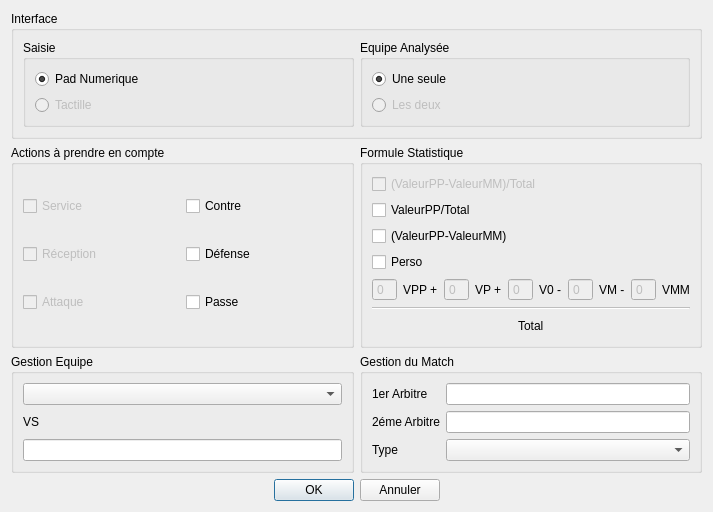
<?xml version="1.0" encoding="UTF-8"?>
<ui version="4.0">
 <class>FenetreLancement</class>
 <widget class="QDialog" name="FenetreLancement">
  <property name="geometry">
   <rect>
    <x>0</x>
    <y>0</y>
    <width>713</width>
    <height>499</height>
   </rect>
  </property>
  <property name="windowTitle">
   <string>Configuration du Match</string>
  </property>
  <layout class="QGridLayout" name="gridLayout_14">
   <item row="0" column="0" colspan="2">
    <widget class="QGroupBox" name="groupBox_5">
     <property name="title">
      <string>Interface</string>
     </property>
     <layout class="QGridLayout" name="gridLayout_12">
      <item row="0" column="0">
       <widget class="QGroupBox" name="groupBox_6">
        <property name="title">
         <string>Saisie</string>
        </property>
        <layout class="QGridLayout" name="gridLayout_11">
         <item row="0" column="0">
          <widget class="QRadioButton" name="radioButton">
           <property name="text">
            <string>Pad Numerique</string>
           </property>
           <property name="checked">
            <bool>true</bool>
           </property>
          </widget>
         </item>
         <item row="1" column="0">
          <widget class="QRadioButton" name="radioButton_2">
           <property name="enabled">
            <bool>false</bool>
           </property>
           <property name="text">
            <string>Tactille</string>
           </property>
          </widget>
         </item>
        </layout>
       </widget>
      </item>
      <item row="0" column="1">
       <widget class="QGroupBox" name="groupBox_7">
        <property name="title">
         <string>Equipe Analysée</string>
        </property>
        <layout class="QGridLayout" name="gridLayout_10">
         <item row="0" column="0">
          <widget class="QRadioButton" name="radioButton_3">
           <property name="text">
            <string>Une seule</string>
           </property>
           <property name="checked">
            <bool>true</bool>
           </property>
          </widget>
         </item>
         <item row="1" column="0">
          <widget class="QRadioButton" name="radioButton_4">
           <property name="enabled">
            <bool>false</bool>
           </property>
           <property name="text">
            <string>Les deux</string>
           </property>
          </widget>
         </item>
        </layout>
       </widget>
      </item>
     </layout>
    </widget>
   </item>
   <item row="1" column="0">
    <widget class="QGroupBox" name="groupBox">
     <property name="title">
      <string>Actions à prendre en compte</string>
     </property>
     <layout class="QGridLayout" name="gridLayout_5">
      <item row="1" column="0">
       <widget class="QCheckBox" name="checkBox">
        <property name="enabled">
         <bool>false</bool>
        </property>
        <property name="text">
         <string>Service</string>
        </property>
       </widget>
      </item>
      <item row="2" column="0">
       <widget class="QCheckBox" name="checkBox_2">
        <property name="enabled">
         <bool>false</bool>
        </property>
        <property name="text">
         <string>Réception </string>
        </property>
       </widget>
      </item>
      <item row="3" column="0">
       <widget class="QCheckBox" name="checkBox_3">
        <property name="enabled">
         <bool>false</bool>
        </property>
        <property name="text">
         <string>Attaque</string>
        </property>
        <property name="tristate">
         <bool>false</bool>
        </property>
       </widget>
      </item>
      <item row="3" column="1">
       <widget class="QCheckBox" name="checkBox_6">
        <property name="text">
         <string>Passe</string>
        </property>
       </widget>
      </item>
      <item row="2" column="1">
       <widget class="QCheckBox" name="checkBox_5">
        <property name="text">
         <string>Défense</string>
        </property>
       </widget>
      </item>
      <item row="1" column="1">
       <widget class="QCheckBox" name="checkBox_4">
        <property name="text">
         <string>Contre</string>
        </property>
       </widget>
      </item>
     </layout>
    </widget>
   </item>
   <item row="1" column="1">
    <widget class="QGroupBox" name="groupBox_2">
     <property name="title">
      <string>Formule Statistique</string>
     </property>
     <layout class="QGridLayout" name="gridLayout_9">
      <item row="1" column="0">
       <widget class="QCheckBox" name="checkBox_8">
        <property name="text">
         <string>ValeurPP/Total</string>
        </property>
       </widget>
      </item>
      <item row="3" column="0">
       <widget class="QCheckBox" name="checkBox_9">
        <property name="text">
         <string>(ValeurPP-ValeurMM)</string>
        </property>
       </widget>
      </item>
      <item row="4" column="0">
       <widget class="QCheckBox" name="checkBox_10">
        <property name="text">
         <string>Perso</string>
        </property>
       </widget>
      </item>
      <item row="5" column="0">
       <layout class="QGridLayout" name="gridLayout_8">
        <item row="0" column="0">
         <layout class="QGridLayout" name="gridLayout_6">
          <item row="0" column="0">
           <widget class="QSpinBox" name="spinBox">
            <property name="enabled">
             <bool>false</bool>
            </property>
            <property name="buttonSymbols">
             <enum>QAbstractSpinBox::NoButtons</enum>
            </property>
           </widget>
          </item>
          <item row="0" column="1">
           <widget class="QLabel" name="label">
            <property name="enabled">
             <bool>true</bool>
            </property>
            <property name="text">
             <string>VPP +</string>
            </property>
           </widget>
          </item>
          <item row="0" column="2">
           <widget class="QSpinBox" name="spinBox_2">
            <property name="enabled">
             <bool>false</bool>
            </property>
            <property name="buttonSymbols">
             <enum>QAbstractSpinBox::NoButtons</enum>
            </property>
           </widget>
          </item>
          <item row="0" column="3">
           <widget class="QLabel" name="label_2">
            <property name="enabled">
             <bool>true</bool>
            </property>
            <property name="text">
             <string>VP +</string>
            </property>
           </widget>
          </item>
          <item row="0" column="4">
           <widget class="QSpinBox" name="spinBox_3">
            <property name="enabled">
             <bool>false</bool>
            </property>
            <property name="buttonSymbols">
             <enum>QAbstractSpinBox::NoButtons</enum>
            </property>
           </widget>
          </item>
          <item row="0" column="5">
           <widget class="QLabel" name="label_4">
            <property name="enabled">
             <bool>true</bool>
            </property>
            <property name="text">
             <string>V0 -</string>
            </property>
           </widget>
          </item>
          <item row="0" column="6">
           <widget class="QSpinBox" name="spinBox_4">
            <property name="enabled">
             <bool>false</bool>
            </property>
            <property name="buttonSymbols">
             <enum>QAbstractSpinBox::NoButtons</enum>
            </property>
           </widget>
          </item>
          <item row="0" column="7">
           <widget class="QLabel" name="label_5">
            <property name="enabled">
             <bool>true</bool>
            </property>
            <property name="text">
             <string>VM -</string>
            </property>
           </widget>
          </item>
          <item row="0" column="8">
           <widget class="QSpinBox" name="spinBox_5">
            <property name="enabled">
             <bool>false</bool>
            </property>
            <property name="buttonSymbols">
             <enum>QAbstractSpinBox::NoButtons</enum>
            </property>
           </widget>
          </item>
          <item row="0" column="9">
           <widget class="QLabel" name="label_6">
            <property name="enabled">
             <bool>true</bool>
            </property>
            <property name="text">
             <string>VMM</string>
            </property>
           </widget>
          </item>
         </layout>
        </item>
        <item row="1" column="0">
         <widget class="Line" name="line">
          <property name="enabled">
           <bool>false</bool>
          </property>
          <property name="orientation">
           <enum>Qt::Horizontal</enum>
          </property>
         </widget>
        </item>
        <item row="2" column="0">
         <layout class="QGridLayout" name="gridLayout_7">
          <item row="0" column="0">
           <spacer name="horizontalSpacer_3">
            <property name="orientation">
             <enum>Qt::Horizontal</enum>
            </property>
            <property name="sizeHint" stdset="0">
             <size>
              <width>40</width>
              <height>20</height>
             </size>
            </property>
           </spacer>
          </item>
          <item row="0" column="1">
           <widget class="QLabel" name="label_7">
            <property name="enabled">
             <bool>true</bool>
            </property>
            <property name="text">
             <string>Total</string>
            </property>
           </widget>
          </item>
          <item row="0" column="2">
           <spacer name="horizontalSpacer_4">
            <property name="orientation">
             <enum>Qt::Horizontal</enum>
            </property>
            <property name="sizeHint" stdset="0">
             <size>
              <width>40</width>
              <height>20</height>
             </size>
            </property>
           </spacer>
          </item>
         </layout>
        </item>
       </layout>
      </item>
      <item row="0" column="0">
       <widget class="QCheckBox" name="checkBox_7">
        <property name="enabled">
         <bool>false</bool>
        </property>
        <property name="text">
         <string>(ValeurPP-ValeurMM)/Total</string>
        </property>
       </widget>
      </item>
     </layout>
    </widget>
   </item>
   <item row="2" column="0">
    <widget class="QGroupBox" name="groupBox_3">
     <property name="title">
      <string>Gestion Equipe</string>
     </property>
     <layout class="QGridLayout" name="gridLayout_3">
      <item row="0" column="0">
       <layout class="QGridLayout" name="gridLayout_2">
        <item row="0" column="0">
         <widget class="QComboBox" name="comboBox">
          <property name="minimumSize">
           <size>
            <width>111</width>
            <height>20</height>
           </size>
          </property>
         </widget>
        </item>
        <item row="2" column="0">
         <widget class="QLineEdit" name="lineEdit"/>
        </item>
        <item row="1" column="0">
         <widget class="QLabel" name="label_3">
          <property name="text">
           <string>VS</string>
          </property>
         </widget>
        </item>
       </layout>
      </item>
     </layout>
     <zorder></zorder>
    </widget>
   </item>
   <item row="2" column="1">
    <widget class="QGroupBox" name="groupBox_8">
     <property name="title">
      <string>Gestion du Match </string>
     </property>
     <layout class="QGridLayout" name="gridLayout_13">
      <item row="0" column="0">
       <layout class="QGridLayout" name="gridLayout_4">
        <item row="0" column="0">
         <widget class="QLabel" name="label_8">
          <property name="text">
           <string>1er Arbitre</string>
          </property>
         </widget>
        </item>
        <item row="0" column="1">
         <widget class="QLineEdit" name="lineEditArbitre"/>
        </item>
        <item row="3" column="0">
         <widget class="QLabel" name="label_9">
          <property name="text">
           <string>Type</string>
          </property>
         </widget>
        </item>
        <item row="3" column="1">
         <widget class="QComboBox" name="comboBox_2"/>
        </item>
        <item row="1" column="0">
         <widget class="QLabel" name="label_10">
          <property name="text">
           <string>2éme Arbitre</string>
          </property>
         </widget>
        </item>
        <item row="1" column="1">
         <widget class="QLineEdit" name="lineEditArbitre_2"/>
        </item>
       </layout>
      </item>
     </layout>
    </widget>
   </item>
   <item row="3" column="0" colspan="2">
    <layout class="QGridLayout" name="gridLayout">
     <item row="0" column="1">
      <widget class="QPushButton" name="pushButton_ok">
       <property name="text">
        <string>OK</string>
       </property>
      </widget>
     </item>
     <item row="0" column="2">
      <widget class="QPushButton" name="pushButton_annuler">
       <property name="text">
        <string>Annuler</string>
       </property>
      </widget>
     </item>
     <item row="0" column="0">
      <spacer name="horizontalSpacer">
       <property name="orientation">
        <enum>Qt::Horizontal</enum>
       </property>
       <property name="sizeHint" stdset="0">
        <size>
         <width>40</width>
         <height>20</height>
        </size>
       </property>
      </spacer>
     </item>
     <item row="0" column="3">
      <spacer name="horizontalSpacer_2">
       <property name="orientation">
        <enum>Qt::Horizontal</enum>
       </property>
       <property name="sizeHint" stdset="0">
        <size>
         <width>40</width>
         <height>20</height>
        </size>
       </property>
      </spacer>
     </item>
    </layout>
   </item>
  </layout>
 </widget>
 <tabstops>
  <tabstop>radioButton</tabstop>
  <tabstop>radioButton_2</tabstop>
  <tabstop>radioButton_3</tabstop>
  <tabstop>radioButton_4</tabstop>
  <tabstop>checkBox</tabstop>
  <tabstop>checkBox_2</tabstop>
  <tabstop>checkBox_3</tabstop>
  <tabstop>checkBox_4</tabstop>
  <tabstop>checkBox_5</tabstop>
  <tabstop>checkBox_6</tabstop>
  <tabstop>checkBox_7</tabstop>
  <tabstop>checkBox_8</tabstop>
  <tabstop>checkBox_9</tabstop>
  <tabstop>checkBox_10</tabstop>
  <tabstop>spinBox</tabstop>
  <tabstop>spinBox_2</tabstop>
  <tabstop>spinBox_3</tabstop>
  <tabstop>spinBox_4</tabstop>
  <tabstop>spinBox_5</tabstop>
  <tabstop>comboBox</tabstop>
  <tabstop>lineEdit</tabstop>
  <tabstop>lineEditArbitre</tabstop>
  <tabstop>comboBox_2</tabstop>
  <tabstop>lineEditArbitre_2</tabstop>
  <tabstop>pushButton_ok</tabstop>
  <tabstop>pushButton_annuler</tabstop>
 </tabstops>
 <resources/>
 <connections/>
</ui>
